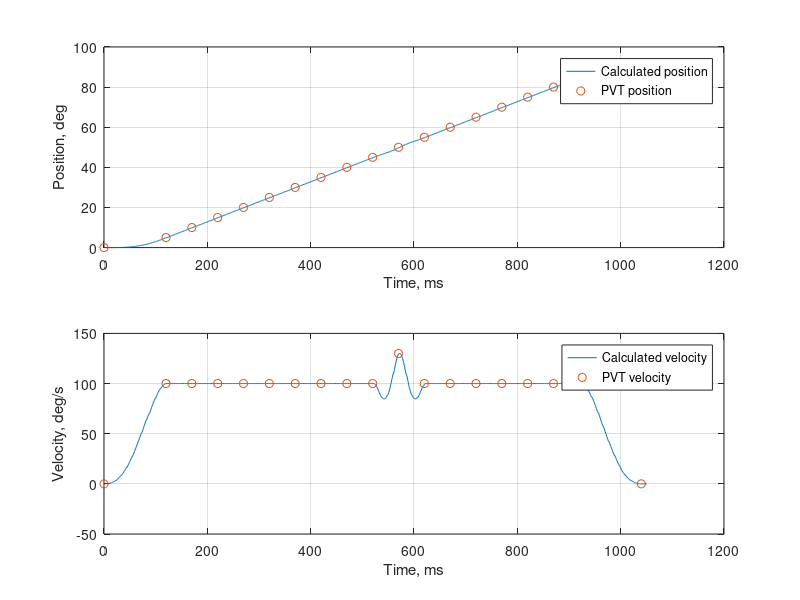

Write the MATLAB code that produced this figure.
d = dlmread('data.csv', ',');
t = dlmread('task.csv', ',');


subplot(2, 1, 1);
plot(d(:, 3), d(:, 1));
hold on;
plot(t(:, 3), t(:, 1), 'o');
hold off;
grid on;
legend('Calculated position', 'PVT position');
xlabel('Time, ms');
ylabel('Position, deg');

subplot(2, 1, 2);
plot(d(:, 3), d(:, 2) / 100 / 60 * 360);
hold on;
plot(t(:, 3), t(:, 2), 'o');
hold off;
grid on;
legend('Calculated velocity', 'PVT velocity');
xlabel('Time, ms');
ylabel('Velocity, deg/s');

%print ('PVT', '-dpng');